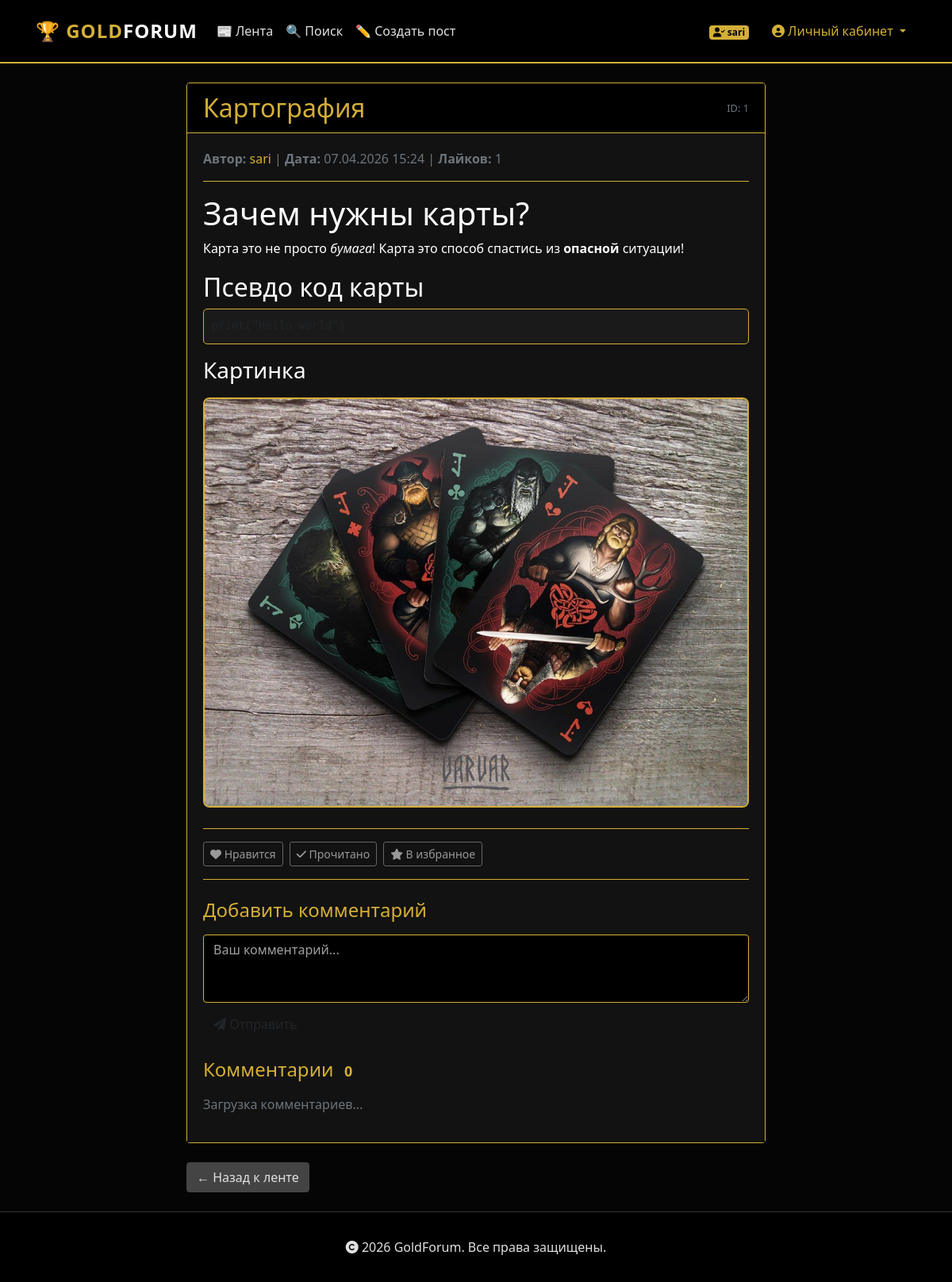
Before: /post/1 (signed in) with the older database file.
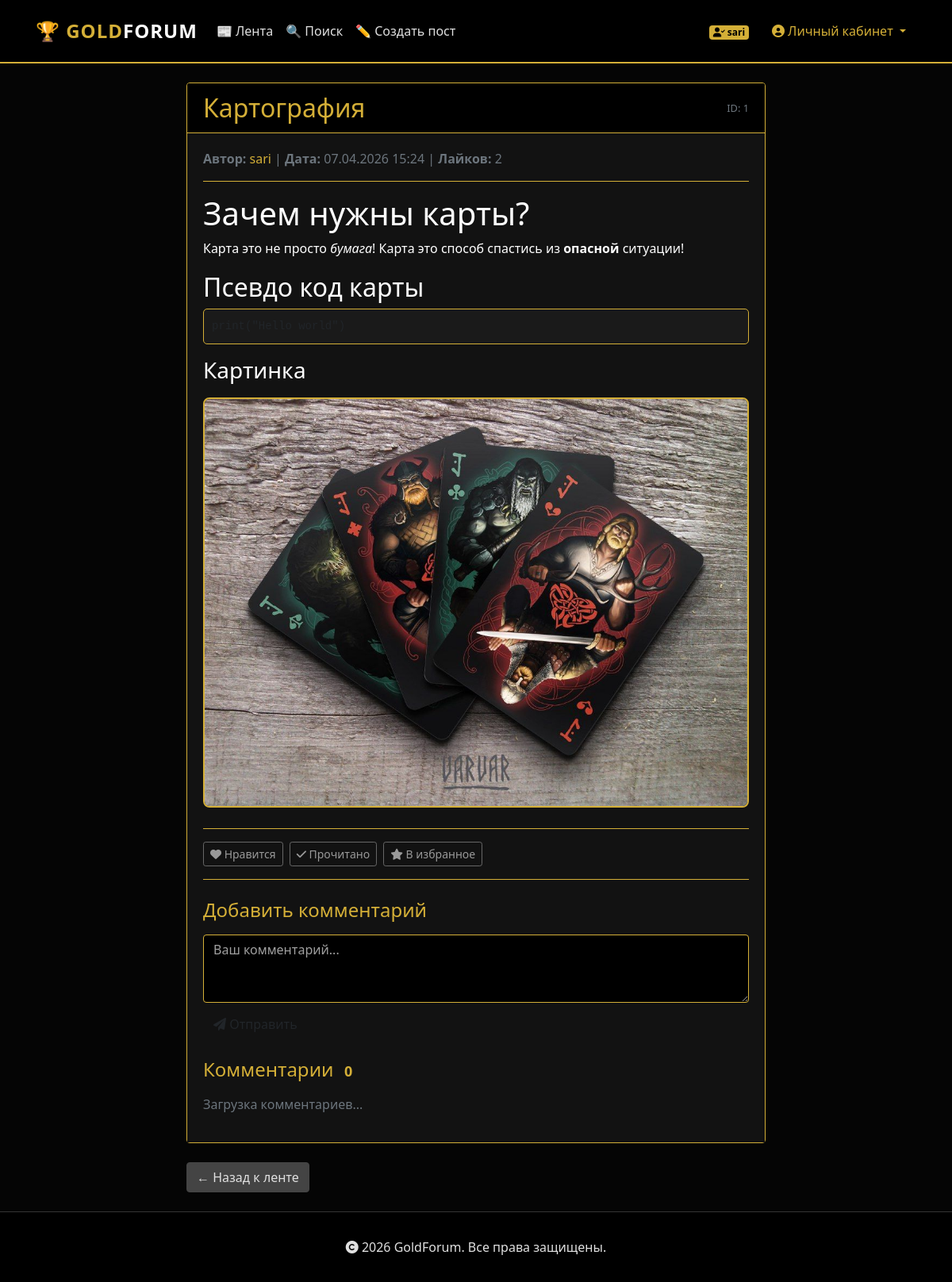
After: the same page with the newer database file.
### backend/database/models/users_model.py (models this page shows, shortened)
class UserModel(SqlAlchemyBase, UserMixin, SerializerMixin):
    __tablename__ = 'users'
    id = sqlalchemy.Column(sqlalchemy.Integer, primary_key=True, autoincrement=True)
    username = sqlalchemy.Column(sqlalchemy.String, unique=True, nullable=False, index=True)
    passwd_hash = sqlalchemy.Column(sqlalchemy.String, nullable=False)
    tg_id = sqlalchemy.Column(sqlalchemy.String, unique=True, nullable=True, index=True)
    created_at = sqlalchemy.Column(sqlalchemy.DateTime, default=datetime.datetime.now)
    posts = orm.relationship("PostModel", back_populates='user', cascade='all, delete-orphan')

### backend/database/models/posts_model.py (models this page shows, shortened)
class PostModel(SqlAlchemyBase, SerializerMixin):
    __tablename__ = 'posts'
    id = sqlalchemy.Column(sqlalchemy.Integer, primary_key=True, autoincrement=True)
    author = sqlalchemy.Column(sqlalchemy.String, nullable=False, index=True)
    title = sqlalchemy.Column(sqlalchemy.String, nullable=True)
    content = sqlalchemy.Column(sqlalchemy.Text, nullable=False)
    content_html = sqlalchemy.Column(sqlalchemy.Text, nullable=True)
    created_at = sqlalchemy.Column(sqlalchemy.DateTime, default=datetime.datetime.now, index=True)
    updated_at = sqlalchemy.Column(sqlalchemy.DateTime, onupdate=datetime.datetime.now)
    path = sqlalchemy.Column(sqlalchemy.Text, nullable=True)
    attached_images = sqlalchemy.Column(sqlalchemy.Text, nullable=True)
    attached_files = sqlalchemy.Column(sqlalchemy.Text, nullable=True)
    likes_count = sqlalchemy.Column(sqlalchemy.Integer, default=0, nullable=False)
    user_id = sqlalchemy.Column(sqlalchemy.Integer, sqlalchemy.ForeignKey("users.id"), nullable=True, index=True)
    user = orm.relationship('UserModel')
    comments = orm.relationship('CommentModel', back_populates='post', cascade='all, delete-orphan')

### app.py (the view)
@app.route('/post/<int:post_id>')
def post_detail(post_id):
    db_sess = db_session.create_session()
    try:
        post = db_sess.get(PostModel, post_id)
        if not post:
            abort(404)
        return render_template('post_detail.html', post=post)
    finally:
        db_sess.close()

### app.py (called while the page is built)
@login_manager.user_loader
def load_user(user_id):
    db_sess = db_session.create_session()
    try:
        return db_sess.get(UserModel, user_id)
    finally:
        db_sess.close()

### backend/database/db_session.py (called while the page is built)
def create_session() -> Session:
    global __factory
    return __factory()

### templates/post_detail.html (shortened to what this page needs)
{% extends "base.html" %}
{% block content %}
<div class="row justify-content-center">
    <div class="col-lg-8">
        <div class="card border-gold mb-4">
            <div class="card-header bg-black border-gold">
                <div class="d-flex justify-content-between align-items-center">
                    <h2 class="text-gold mb-0">{{ post.title or 'Без заголовка' }}</h2>
                    <small class="text-muted">ID: {{ post.id }}</small>
                </div>
            </div>
            <div class="card-body">
                <div class="mb-3 text-muted">
                    <strong>Автор:</strong>
                    <a href="/profile/{{ post.user_id }}" class="text-gold">
                        {{ post.author }}
                    </a> |
                    <strong>Дата:</strong>
                    {{ post.created_at.strftime('%d.%m.%Y %H:%M') if post.created_at else 'Неизвестно' }} |
                    <strong>Лайков:</strong>
                    <span id="post-likes-count">{{ post.likes_count or 0 }}</span>
                </div>
                <hr class="border-gold">
                <div class="post-content text-white" style="line-height: 1.6;">
                    {% if post.content_html %}
                        {{ post.content_html|safe }}
                    {% else %}
                        {{ post.content|safe }}
                    {% endif %}
                </div>
                {% if current_user.is_authenticated %}
                <hr class="border-gold">
                <div class="d-flex justify-content-between align-items-center mt-3">
                    <div class="d-flex">
                        <button class="btn btn-sm btn-interaction mr-2"
                                id="btn-like"
                                data-post-id="{{ post.id }}"
                                data-action="like"
                                data-active="false">
                            <i class="fas fa-heart"></i> <span class="btn-text">Нравится</span>
                        </button>
                        <button class="btn btn-sm btn-interaction mr-2"
                                id="btn-read"
                                data-post-id="{{ post.id }}"
                                data-action="read"
                                data-active="false">
                            <i class="fas fa-check"></i> <span class="btn-text">Прочитано</span>
                        </button>
                        <button class="btn btn-sm btn-interaction mr-2"
                                id="btn-favorite"
                                data-post-id="{{ post.id }}"
                                data-action="favorite"
                                data-active="false">
                            <i class="fas fa-star"></i> <span class="btn-text">В избранное</span>
                        </button>
                    </div>
                </div>
                {% endif %}
                <hr class="border-gold">
                {% if current_user.is_authenticated %}
                <div class="mt-4">
                    <h4 class="text-gold mb-3">Добавить комментарий</h4>
                    <div class="mb-3">
                        <textarea class="form-control bg-black border-gold text-white"
                                  id="comment-content"
                                  rows="3"
                                  placeholder="Ваш комментарий..."></textarea>
                        <div class="text-end mt-2">
                            <button class="btn btn-gold" id="btn-add-comment">
                                <i class="fas fa-paper-plane"></i> Отправить
                            </button>
                        </div>
                    </div>
                </div>
                {% else %}
                <div class="mt-4">
                    <p class="text-muted">Для добавления комментария необходимо <a href="/login" class="text-gold">авторизоваться</a>.</p>
                </div>
                {% endif %}
                <div class="mt-4" id="comments-section">
                    <h4 class="text-gold mb-3">Комментарии <span class="badge bg-gold text-black" id="comments-count">0</span></h4>
                    <div id="comments-list">
                        <p class="text-muted">Загрузка комментариев...</p>
                    </div>
                </div>
            </div>
        </div>
        <a href="/" class="btn btn-secondary">
            ← Назад к ленте
        </a>
    </div>
</div>
{% endblock %}

### templates/base.html (shortened to what this page needs)
<!DOCTYPE html>
<html lang="ru">
<head>
    <link rel="stylesheet"
          href="https://stackpath.bootstrapcdn.com/bootstrap/4.4.1/css/bootstrap.min.css"
>
    <link rel="stylesheet" href="https://cdnjs.cloudflare.com/ajax/libs/font-awesome/6.0.0-beta3/css/all.min.css">
    <link rel="stylesheet" type="text/css" href="{{ url_for('static', filename='css/style.css') }}">
    <link rel="stylesheet" type="text/css" href="{{ url_for('static', filename='css/error.css') }}">
</head>
<body>
<header>
    <nav class="navbar navbar-expand-lg navbar-dark">
        <div class="container">
            <a class="navbar-brand" href="/">
                🏆 GOLD<span class="text-white">FORUM</span>
            </a>
            <div class="collapse navbar-collapse" id="navbarNav">
                <ul class="navbar-nav mr-auto">
                    <li class="nav-item {% if request.path == '/' or request.path == '/index' %}active{% endif %}">
                        <a class="nav-link" href="/">📰 Лента</a>
                    </li>
                    <li class="nav-item {% if request.path == '/search' %}active{% endif %}">
                        <a class="nav-link" href="/search">🔍 Поиск</a>
                    </li>
                    {% if current_user.is_authenticated %}
                    <li class="nav-item {% if request.path == '/post/new' %}active{% endif %}">
                        <a class="nav-link" href="/post/new">✏️ Создать пост</a>
                    </li>
                    {% endif %}
                </ul>
                <ul class="navbar-nav ml-auto align-items-center">
                    {% if current_user.is_authenticated %}
                        <li class="nav-item mr-3">
                            <span class="badge" style="background-color: var(--gold-primary); color: #000;">
                                <i class="fas fa-user-check"></i> {{ current_user.username }}
                            </span>
                        </li>
                        <li class="nav-item dropdown">
                            <button class="btn dropdown-toggle user-dropdown-btn" type="button" id="userMenu" data-toggle="dropdown" aria-haspopup="true" aria-expanded="false" style="color: var(--gold-primary);">
                                <i class="fas fa-user-circle"></i> Личный кабинет
                            </button>
                        </li>
                    {% endif %}
                </ul>
            </div>
        </div>
    </nav>
</header>
<div class="wrapper">
    <main role="main" class="container py-4">
        <div class="main-card">
            {% block content %}{% endblock %}
        </div>
    </main>
</div>
<footer>
    <div class="container">
        <div class="row">
            <div class="col-md-12 text-center">
                <i class="fas fa-copyright"></i> 2026 GoldForum. Все права защищены.
            </div>
        </div>
    </div>
</footer>
</body>
</html>

### static/css/style.css (style rules this page uses)
:root { --bg-black: #050505; --bg-card: #121212; --bg-dark: #1a1a1a; --gold-primary: #D4AF37; --gold-hover: #B59024; --gold-light: #F4CF57; --text-main: #E0E0E0; --text-muted: #A0A0A0; }
body { background-color: var(--bg-black); color: var(--text-main); font-family: 'Segoe UI', Tahoma, Geneva, Verdana, sans-serif; min-height: 100vh; display: flex; flex-direction: column; }
a { color: var(--gold-primary); text-decoration: none; transition: color 0.3s ease; }
.text-gold { color: var(--gold-primary) !important; }
.border-gold { border-color: var(--gold-primary) !important; }
.bg-black { background-color: #000 !important; }
.navbar { background-color: #000 !important; border-bottom: 2px solid var(--gold-primary); padding: 1rem 0; }
.navbar-brand { color: var(--gold-primary) !important; font-weight: 700; font-size: 1.5rem; letter-spacing: 1px; }
.nav-link { color: var(--text-main) !important; transition: color 0.3s ease; }
.btn-secondary { background-color: #444; border-color: #444; color: var(--text-main); }
.card { background-color: var(--bg-card); border: 1px solid #333; transition: border-color 0.3s ease; }
.card-header { background-color: var(--bg-dark); border-bottom: 1px solid #333; }
.card-body { background-color: var(--bg-card); }
.form-control { background-color: var(--bg-dark); border: 1px solid #444; color: var(--text-main); }
.form-control::placeholder { color: var(--text-muted); }
footer { margin-top: auto; border-top: 1px solid #333; padding: 2rem 0; background-color: #000; }
.post-content img { max-width: 100%; border: 2px solid var(--gold-primary); border-radius: 8px; margin: 10px 0; }
.post-content pre { background: var(--bg-dark); border: 1px solid var(--gold-primary); border-radius: 5px; padding: 10px; }

### templates/post_detail.html (style rules this page uses)
.btn-interaction { background-color: transparent; border: 1px solid #666; color: #999; transition: all 0.3s ease; }

Changed rows visible on the page:
changed PostModel "Картография": likes_count "1" → "2"
